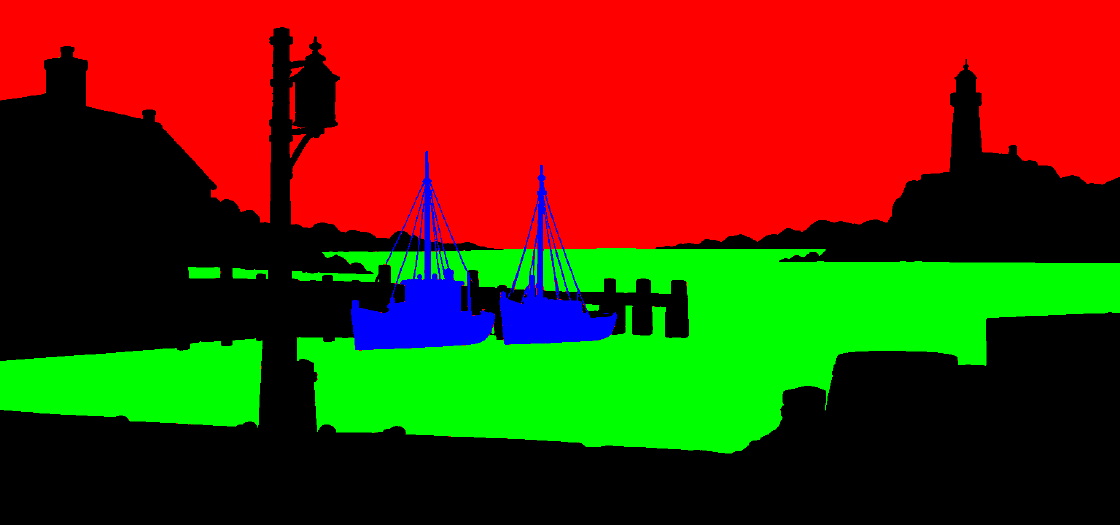
#> input picture styles/kupferstich/assets/plate_mask.png, 1120 x 525 px
$ python measure_fx.py
#> lines starting #> are read from the running program, lines starting #| are printed output that depends on the picture; after the words box and inside, x2 and y2 are one past the last pixel; in counts of white or black regions, pixels touching at a corner belong together
#!/usr/bin/env python3
"""Misst, ob die Umgebungsanimationen sichtbar sind: Anteil der Pixel je Bereich, die sich zwischen zwei Bildern im
Abstand von 0,5 s um mehr als 24 Stufen ändern (Mittel über die Aufnahme), mit der Figur ausgeblendet.

    .venv/bin/python styles/kupferstich/scripts/measure_fx.py

Bereiche (Plattenkoordinaten aus assets/scene.json und assets/plate_mask.png): Wasser, Himmel im Band des
Leuchtturmstrahls, Lichtkreis der Laterne (nur Himmel), Rauch über dem Schornstein, übriges Bild (soll ruhig sein).
Ergebnis: assets/measure_fx.json.
"""
import json, pathlib, tempfile

import numpy as np
from PIL import Image

from render_frames import render

SD = pathlib.Path(__file__).resolve().parents[1]


def main():
    lay = json.loads((SD / "scripts/layout.json").read_text())
#> (reads styles/kupferstich/scripts/layout.json from the repository)
    sc = json.loads((SD / "assets/scene.json").read_text())
#> (reads styles/fotoreal-standbild/tools/scene.json from the repository)
    px, py, pw, ph = lay["plate"]
    mask = np.asarray(Image.open(SD / "assets/plate_mask.png").convert("RGB"), np.float32) / 255
    yy, xx = np.mgrid[0:ph, 0:pw]
    sky, water = mask[..., 0] > 0.8, mask[..., 1] > 0.8
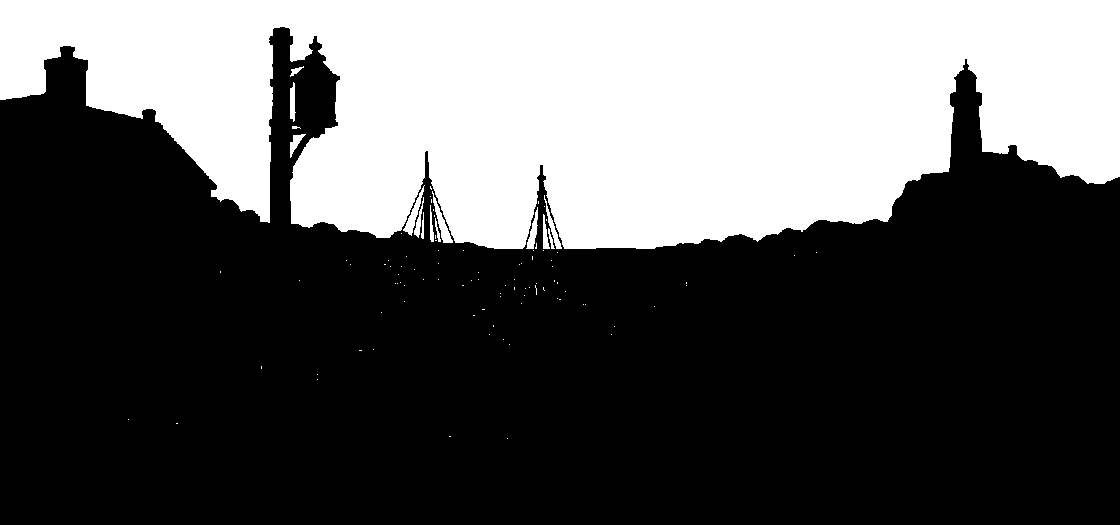
#> sky: shape (525, 1120) bool; 35.7% white; 102 white regions (88 under 20 px), largest, box (x1, y1, x2, y2) and area: (0, 0, 1120, 249) 207592, (432, 191, 453, 243) 303, (403, 185, 425, 236) 287
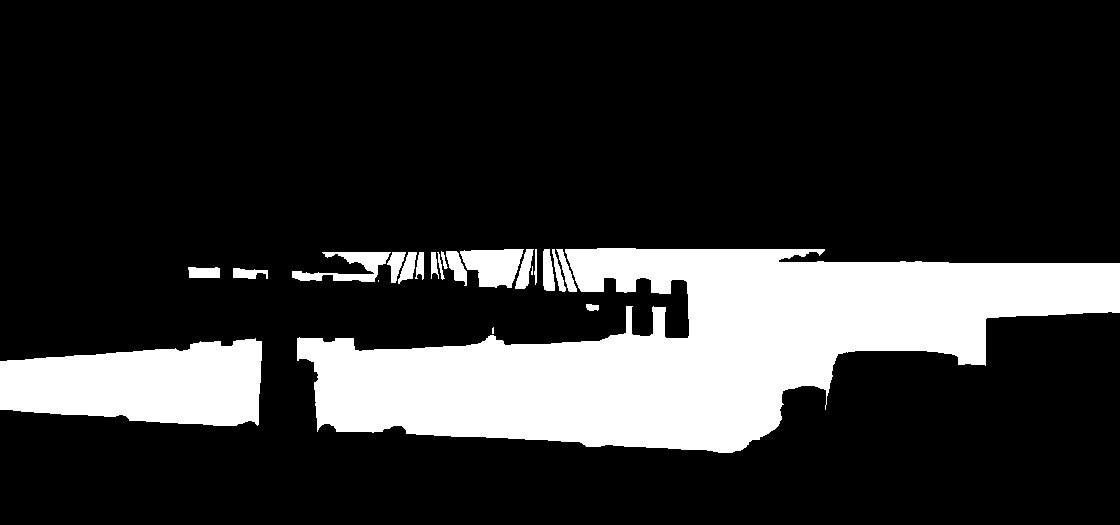
#> water: shape (525, 1120) bool; 19% white; 22 white regions (3 under 20 px), largest, box (x1, y1, x2, y2) and area: (297, 248, 1120, 453) 87558, (0, 338, 262, 426) 17671, (460, 249, 524, 288) 1757
#> (the run stopped early here; a loop or call above may not have finished)
